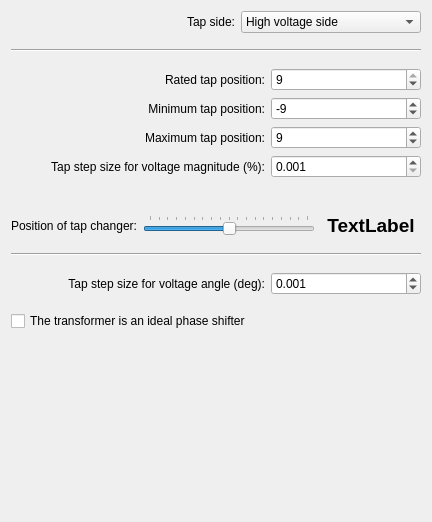
     <widget class="QWidget" name="tab_3">
      <attribute name="title">
       <string>Tap settings</string>
      </attribute>
      <layout class="QVBoxLayout" name="verticalLayout_2">
       <item>
        <layout class="QHBoxLayout" name="horizontalLayout_11">
         <item>
          <spacer name="horizontalSpacer_19">
           <property name="orientation">
            <enum>Qt::Horizontal</enum>
           </property>
           <property name="sizeHint" stdset="0">
            <size>
             <width>40</width>
             <height>20</height>
            </size>
           </property>
          </spacer>
         </item>
         <item>
          <widget class="QLabel" name="tap_side_label">
           <property name="text">
            <string>Tap side:</string>
           </property>
           <property name="alignment">
            <set>Qt::AlignRight|Qt::AlignTrailing|Qt::AlignVCenter</set>
           </property>
          </widget>
         </item>
         <item>
          <widget class="QComboBox" name="tap_side">
           <property name="minimumSize">
            <size>
             <width>180</width>
             <height>0</height>
            </size>
           </property>
           <item>
            <property name="text">
             <string>High voltage side</string>
            </property>
           </item>
           <item>
            <property name="text">
             <string>Low voltage side</string>
            </property>
           </item>
          </widget>
         </item>
        </layout>
       </item>
       <item>
        <spacer name="verticalSpacer_6">
         <property name="orientation">
          <enum>Qt::Vertical</enum>
         </property>
         <property name="sizeType">
          <enum>QSizePolicy::Fixed</enum>
         </property>
         <property name="sizeHint" stdset="0">
          <size>
           <width>20</width>
           <height>10</height>
          </size>
         </property>
        </spacer>
       </item>
       <item>
        <widget class="Line" name="line">
         <property name="orientation">
          <enum>Qt::Horizontal</enum>
         </property>
        </widget>
       </item>
       <item>
        <spacer name="verticalSpacer_7">
         <property name="orientation">
          <enum>Qt::Vertical</enum>
         </property>
         <property name="sizeType">
          <enum>QSizePolicy::Fixed</enum>
         </property>
         <property name="sizeHint" stdset="0">
          <size>
           <width>20</width>
           <height>10</height>
          </size>
         </property>
        </spacer>
       </item>
       <item>
        <layout class="QHBoxLayout" name="horizontalLayout_12">
         <item>
          <spacer name="horizontalSpacer_20">
           <property name="orientation">
            <enum>Qt::Horizontal</enum>
           </property>
           <property name="sizeHint" stdset="0">
            <size>
             <width>40</width>
             <height>20</height>
            </size>
           </property>
          </spacer>
         </item>
         <item>
          <widget class="QLabel" name="label_13">
           <property name="text">
            <string>Rated tap position:</string>
           </property>
           <property name="alignment">
            <set>Qt::AlignRight|Qt::AlignTrailing|Qt::AlignVCenter</set>
           </property>
          </widget>
         </item>
         <item>
          <widget class="QDoubleSpinBox" name="tap_neutral">
           <property name="minimumSize">
            <size>
             <width>150</width>
             <height>0</height>
            </size>
           </property>
           <property name="decimals">
            <number>0</number>
           </property>
           <property name="minimum">
            <double>-9.000000000000000</double>
           </property>
           <property name="maximum">
            <double>9.000000000000000</double>
           </property>
           <property name="singleStep">
            <double>1.000000000000000</double>
           </property>
           <property name="value">
            <double>9.000000000000000</double>
           </property>
          </widget>
         </item>
        </layout>
       </item>
       <item>
        <layout class="QHBoxLayout" name="horizontalLayout_13">
         <item>
          <spacer name="horizontalSpacer_21">
           <property name="orientation">
            <enum>Qt::Horizontal</enum>
           </property>
           <property name="sizeHint" stdset="0">
            <size>
             <width>40</width>
             <height>20</height>
            </size>
           </property>
          </spacer>
         </item>
         <item>
          <widget class="QLabel" name="label_14">
           <property name="text">
            <string>Minimum tap position:</string>
           </property>
           <property name="alignment">
            <set>Qt::AlignRight|Qt::AlignTrailing|Qt::AlignVCenter</set>
           </property>
          </widget>
         </item>
         <item>
          <widget class="QDoubleSpinBox" name="tap_min">
           <property name="minimumSize">
            <size>
             <width>150</width>
             <height>0</height>
            </size>
           </property>
           <property name="decimals">
            <number>0</number>
           </property>
           <property name="minimum">
            <double>-100.000000000000000</double>
           </property>
           <property name="maximum">
            <double>100.000000000000000</double>
           </property>
           <property name="singleStep">
            <double>1.000000000000000</double>
           </property>
           <property name="value">
            <double>-9.000000000000000</double>
           </property>
          </widget>
         </item>
        </layout>
       </item>
       <item>
        <layout class="QHBoxLayout" name="horizontalLayout_14">
         <item>
          <spacer name="horizontalSpacer_22">
           <property name="orientation">
            <enum>Qt::Horizontal</enum>
           </property>
           <property name="sizeHint" stdset="0">
            <size>
             <width>40</width>
             <height>20</height>
            </size>
           </property>
          </spacer>
         </item>
         <item>
          <widget class="QLabel" name="label_15">
           <property name="text">
            <string>Maximum tap position:</string>
           </property>
           <property name="alignment">
            <set>Qt::AlignRight|Qt::AlignTrailing|Qt::AlignVCenter</set>
           </property>
          </widget>
         </item>
         <item>
          <widget class="QDoubleSpinBox" name="tap_max">
           <property name="minimumSize">
            <size>
             <width>150</width>
             <height>0</height>
            </size>
           </property>
           <property name="decimals">
            <number>0</number>
           </property>
           <property name="minimum">
            <double>-100.000000000000000</double>
           </property>
           <property name="maximum">
            <double>100.000000000000000</double>
           </property>
           <property name="singleStep">
            <double>1.000000000000000</double>
           </property>
           <property name="value">
            <double>9.000000000000000</double>
           </property>
          </widget>
         </item>
        </layout>
       </item>
       <item>
        <layout class="QHBoxLayout" name="horizontalLayout_15">
         <item>
          <spacer name="horizontalSpacer_23">
           <property name="orientation">
            <enum>Qt::Horizontal</enum>
           </property>
           <property name="sizeHint" stdset="0">
            <size>
             <width>40</width>
             <height>20</height>
            </size>
           </property>
          </spacer>
         </item>
         <item>
          <widget class="QLabel" name="label_16">
           <property name="text">
            <string>Tap step size for voltage magnitude (%):</string>
           </property>
           <property name="alignment">
            <set>Qt::AlignRight|Qt::AlignTrailing|Qt::AlignVCenter</set>
           </property>
          </widget>
         </item>
         <item>
          <widget class="QDoubleSpinBox" name="tap_step_percent">
           <property name="minimumSize">
            <size>
             <width>150</width>
             <height>0</height>
            </size>
           </property>
           <property name="decimals">
            <number>3</number>
           </property>
           <property name="minimum">
            <double>0.001000000000000</double>
           </property>
           <property name="maximum">
            <double>100.000000000000000</double>
           </property>
           <property name="singleStep">
            <double>1.000000000000000</double>
           </property>
           <property name="value">
            <double>0.001000000000000</double>
           </property>
          </widget>
         </item>
        </layout>
       </item>
       <item>
        <spacer name="verticalSpacer_10">
         <property name="orientation">
          <enum>Qt::Vertical</enum>
         </property>
         <property name="sizeType">
          <enum>QSizePolicy::Fixed</enum>
         </property>
         <property name="sizeHint" stdset="0">
          <size>
           <width>20</width>
           <height>30</height>
          </size>
         </property>
        </spacer>
       </item>
       <item>
        <layout class="QHBoxLayout" name="horizontalLayout_18">
         <item>
          <widget class="QLabel" name="label_18">
           <property name="text">
            <string>Position of tap changer:</string>
           </property>
          </widget>
         </item>
         <item>
          <widget class="QSlider" name="tap_pos">
           <property name="toolTipDuration">
            <number>-1</number>
           </property>
           <property name="minimum">
            <number>-9</number>
           </property>
           <property name="maximum">
            <number>9</number>
           </property>
           <property name="orientation">
            <enum>Qt::Horizontal</enum>
           </property>
           <property name="tickPosition">
            <enum>QSlider::TicksAbove</enum>
           </property>
           <property name="tickInterval">
            <number>1</number>
           </property>
          </widget>
         </item>
         <item>
          <widget class="QLabel" name="tap_pos_display">
           <property name="sizePolicy">
            <sizepolicy hsizetype="Fixed" vsizetype="Fixed">
             <horstretch>0</horstretch>
             <verstretch>0</verstretch>
            </sizepolicy>
           </property>
           <property name="minimumSize">
            <size>
             <width>100</width>
             <height>0</height>
            </size>
           </property>
           <property name="maximumSize">
            <size>
             <width>100</width>
             <height>16777215</height>
            </size>
           </property>
           <property name="font">
            <font>
             <pointsize>14</pointsize>
             <weight>75</weight>
             <bold>true</bold>
            </font>
           </property>
           <property name="text">
            <string>TextLabel</string>
           </property>
           <property name="alignment">
            <set>Qt::AlignCenter</set>
           </property>
          </widget>
         </item>
        </layout>
       </item>
       <item>
        <spacer name="verticalSpacer_9">
         <property name="orientation">
          <enum>Qt::Vertical</enum>
         </property>
         <property name="sizeType">
          <enum>QSizePolicy::Fixed</enum>
         </property>
         <property name="sizeHint" stdset="0">
          <size>
           <width>20</width>
           <height>10</height>
          </size>
         </property>
        </spacer>
       </item>
       <item>
        <widget class="Line" name="line_3">
         <property name="orientation">
          <enum>Qt::Horizontal</enum>
         </property>
        </widget>
       </item>
       <item>
        <spacer name="verticalSpacer_8">
         <property name="orientation">
          <enum>Qt::Vertical</enum>
         </property>
         <property name="sizeType">
          <enum>QSizePolicy::Fixed</enum>
         </property>
         <property name="sizeHint" stdset="0">
          <size>
           <width>20</width>
           <height>10</height>
          </size>
         </property>
        </spacer>
       </item>
       <item>
        <layout class="QHBoxLayout" name="horizontalLayout_16">
         <item>
          <spacer name="horizontalSpacer_24">
           <property name="orientation">
            <enum>Qt::Horizontal</enum>
           </property>
           <property name="sizeHint" stdset="0">
            <size>
             <width>40</width>
             <height>20</height>
            </size>
           </property>
          </spacer>
         </item>
         <item>
          <widget class="QLabel" name="label_17">
           <property name="text">
            <string>Tap step size for voltage angle (deg):</string>
           </property>
           <property name="alignment">
            <set>Qt::AlignRight|Qt::AlignTrailing|Qt::AlignVCenter</set>
           </property>
          </widget>
         </item>
         <item>
          <widget class="QDoubleSpinBox" name="tap_step_degree">
           <property name="minimumSize">
            <size>
             <width>150</width>
             <height>0</height>
            </size>
           </property>
           <property name="decimals">
            <number>3</number>
           </property>
           <property name="minimum">
            <double>0.000000000000000</double>
           </property>
           <property name="maximum">
            <double>360.000000000000000</double>
           </property>
           <property name="singleStep">
            <double>30.000000000000000</double>
           </property>
           <property name="value">
            <double>0.001000000000000</double>
           </property>
          </widget>
         </item>
        </layout>
       </item>
       <item>
        <spacer name="verticalSpacer_20">
         <property name="orientation">
          <enum>Qt::Vertical</enum>
         </property>
         <property name="sizeType">
          <enum>QSizePolicy::Fixed</enum>
         </property>
         <property name="sizeHint" stdset="0">
          <size>
           <width>20</width>
           <height>10</height>
          </size>
         </property>
        </spacer>
       </item>
       <item>
        <layout class="QHBoxLayout" name="horizontalLayout_17">
         <item>
          <widget class="QCheckBox" name="tap_phase_shifter">
           <property name="text">
            <string>The transformer is an ideal phase shifter</string>
           </property>
          </widget>
         </item>
        </layout>
       </item>
       <item>
        <spacer name="verticalSpacer_17">
         <property name="orientation">
          <enum>Qt::Vertical</enum>
         </property>
         <property name="sizeType">
          <enum>QSizePolicy::Expanding</enum>
         </property>
         <property name="sizeHint" stdset="0">
          <size>
           <width>20</width>
           <height>180</height>
          </size>
         </property>
        </spacer>
       </item>
      </layout>
     </widget>
